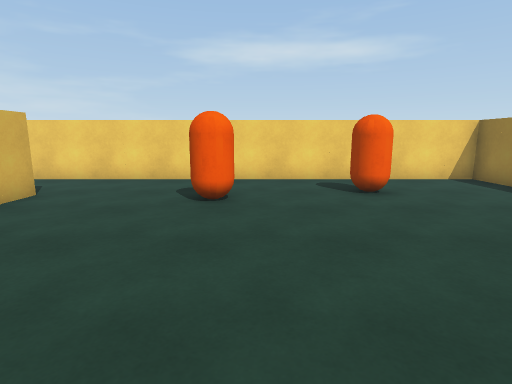
view 1 (above)

16 first-person views from a walk through a Unity game level. The camera is 1.4 m above the floor, tilts 10° down and sees 80° across. The floor is counted in squares, 1 m on a side. Each view is taken from the middle of a square. On the plan, view 1 faces up. The plan holds only what a view shows up to about 14 squares ahead; the rest is blank.

view 2
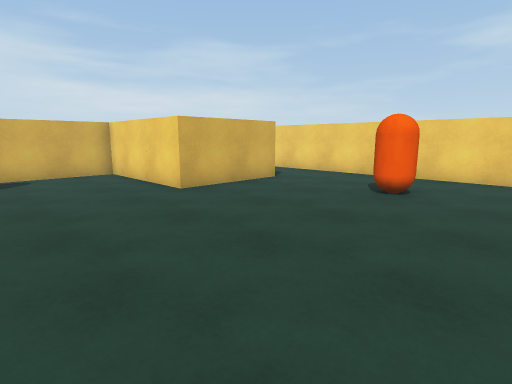

view 3
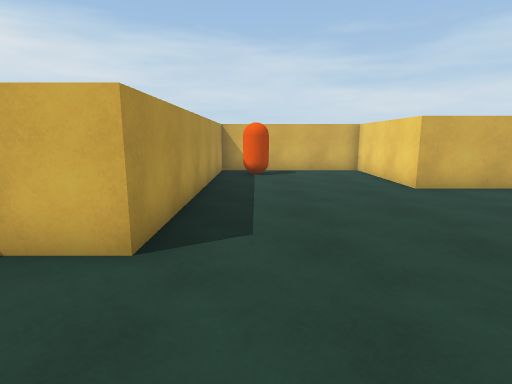

view 4
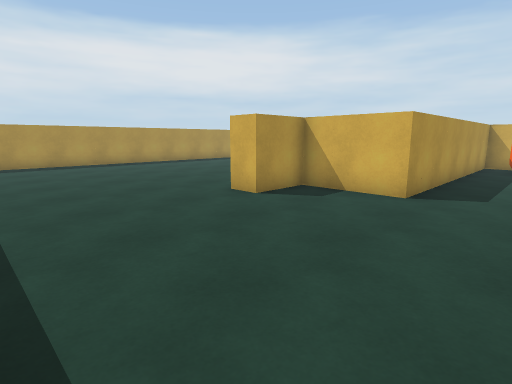

view 5
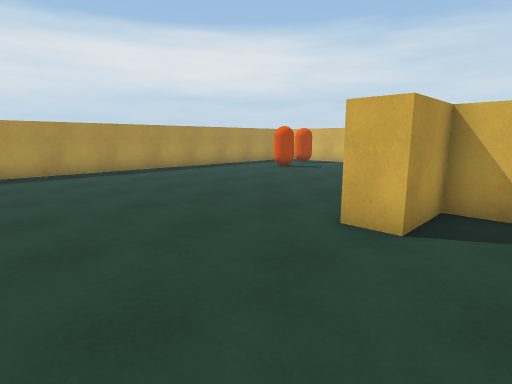

view 6
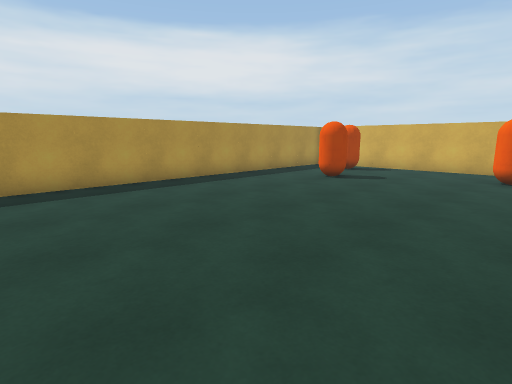

view 7
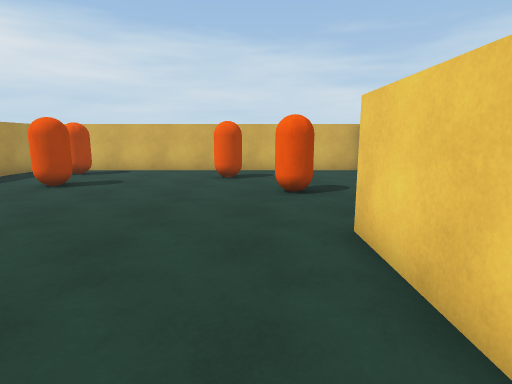

view 8
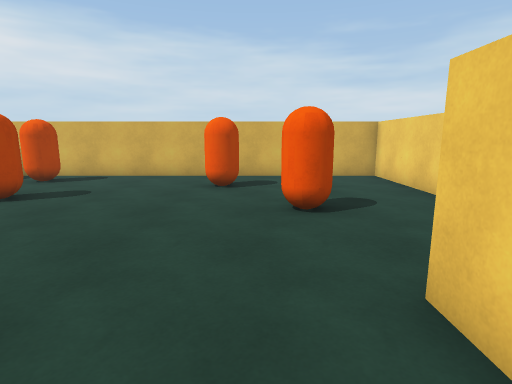

view 9
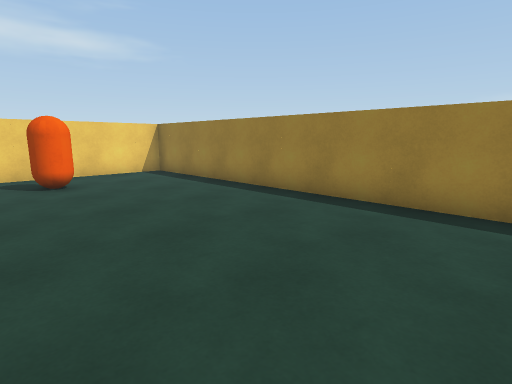

view 10
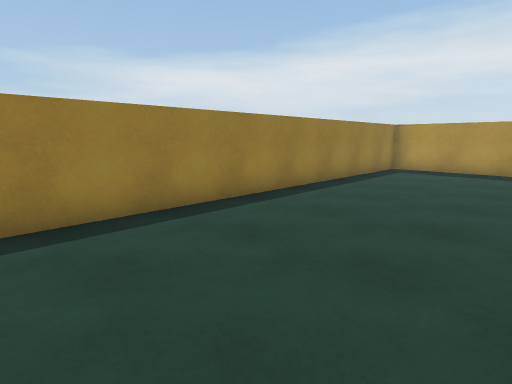

view 11
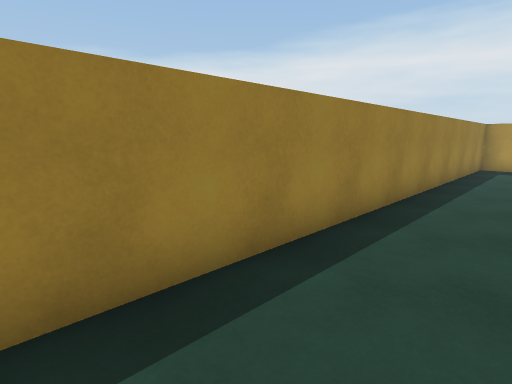

view 12
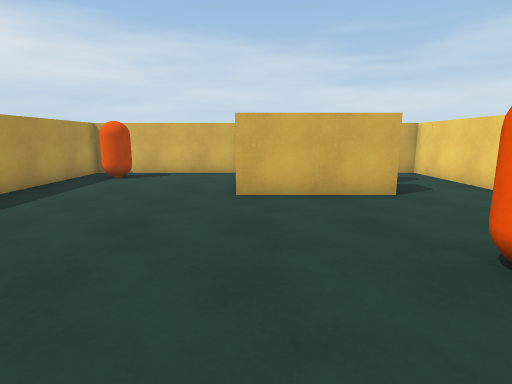

view 13
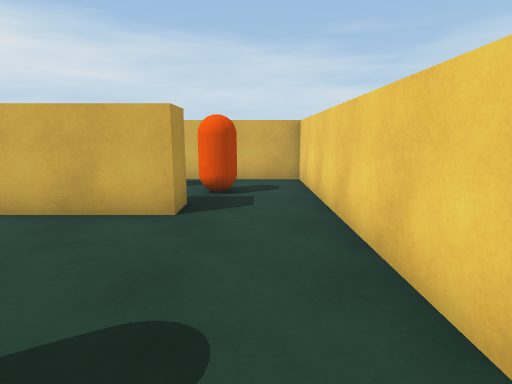

view 14
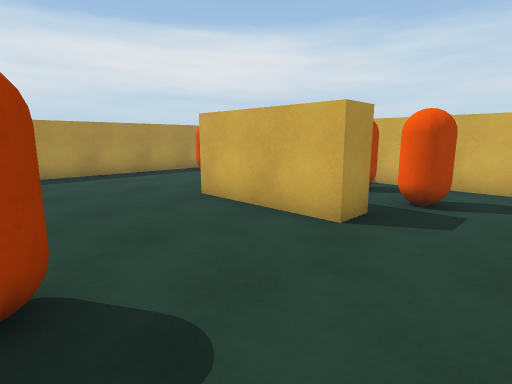

view 15
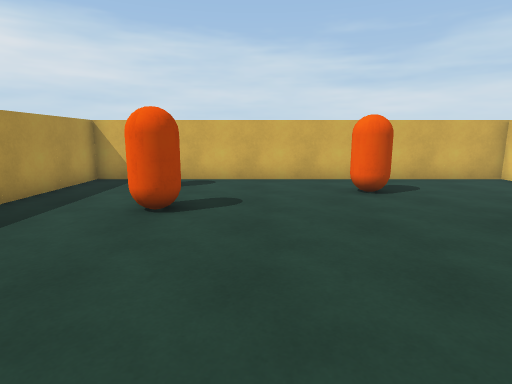

view 16
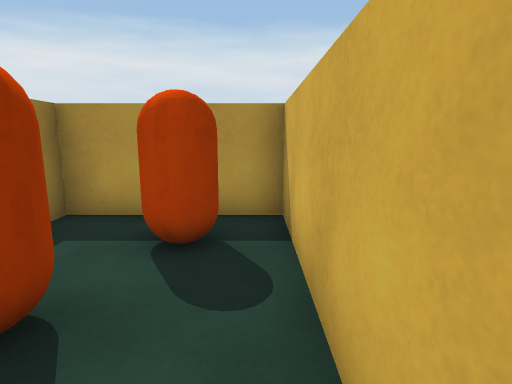

### Floor plan
Points are (right, up) in squares from view 1. A wall is a line through its corners. A room is listed if a view was taken in it or the views show most of it. See-through windows are left out.
Room 1 (views 1, 2, 3, 4, 5, 6, 7, 8, 9, 10, 11, 12, 13, 14, 15, 16)
walls: (-6.5, -3.5) (-10.5, -3.5) (-10.5, -17.5) (7.5, -17.5) (7.5, 10.5) (-10.5, 10.5) (-10.5, 4.5) (-6.5, 4.5) (-6.5, 5); (-6.6, 7.5) (-5.5, 7.5) (-5.5, 3.5) (-10.5, 3.5) (-10.5, -2.5) (-0.5, -2.5) (-0.5, -5.5) (1.5, -5.5) (1.5, -6.5) (-1.5, -6.5)
objects: capsule (-9, -15); capsule (-9, -1); capsule (-9, 6); capsule (-8, -9); capsule (-8, 8); capsule (-6, -14); capsule (-5, -7); capsule (-1, 7); capsule (3, 8)

Where each view was taken, in squares from view 1:
view 1: 0 up, 0 right, facing up
view 2: 1 down, 2 right, facing up-left
view 3: 1 down, 3 right, facing left
view 4: 0 up, 7 right, facing down-left
view 5: 4 down, 6 right, facing down-left
view 6: 8 down, 4 right, facing down-left
view 7: 8 down, 3 right, facing left
view 8: 8 down, 1 right, facing left
view 9: 2 down, 1 right, facing up-right
view 10: 3 down, 2 right, facing down-right
view 11: 1 down, 5 right, facing down-right
view 12: 4 up, 2 right, facing left
view 13: 9 up, 0 right, facing left
view 14: 10 up, 1 left, facing down-left
view 15: 12 down, 0 right, facing left
view 16: 10 up, 10 left, facing down
